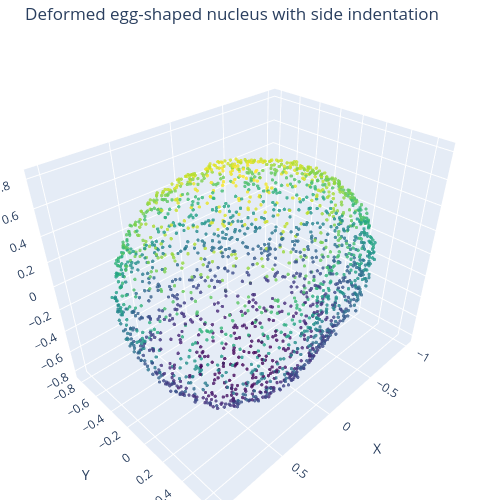

Source (notebook cell):
### Code cell
plot_point_cloud(add_side_indentation(egg),title='Deformed egg-shaped nucleus with side indentation')

### Figure 1 — Plotly figure (JSON) as saved in the notebook; plotly's stock layout.template omitted (floating-point values rounded to 4 significant figures; data arrays with more than 128 entries replaced by an {"elided": "..."} marker saying what was removed)
{"data": [{"marker": {"color": {"elided": "2000 float values"}, "colorscale": [[0, "#440154"], [0.1111, "#482878"], [0.2222, "#3e4989"], [0.3333, "#31688e"], [0.4444, "#26828e"], [0.5556, "#1f9e89"], [0.6667, "#35b779"], [0.7778, "#6ece58"], [0.8889, "#b5de2b"], [1, "#fde725"]], "opacity": 0.8, "size": 2}, "mode": "markers", "type": "scatter3d", "x": {"elided": "2000 float values"}, "y": {"elided": "2000 float values"}, "z": {"elided": "2000 float values"}}], "layout": {"height": 500, "margin": {"b": 0, "l": 0, "r": 0, "t": 40}, "scene": {"aspectmode": "data", "xaxis": {"title": {"text": "X"}}, "yaxis": {"title": {"text": "Y"}}, "zaxis": {"title": {"text": "Z"}}}, "title": {"text": "Deformed egg-shaped nucleus with side indentation"}, "width": 500}}
